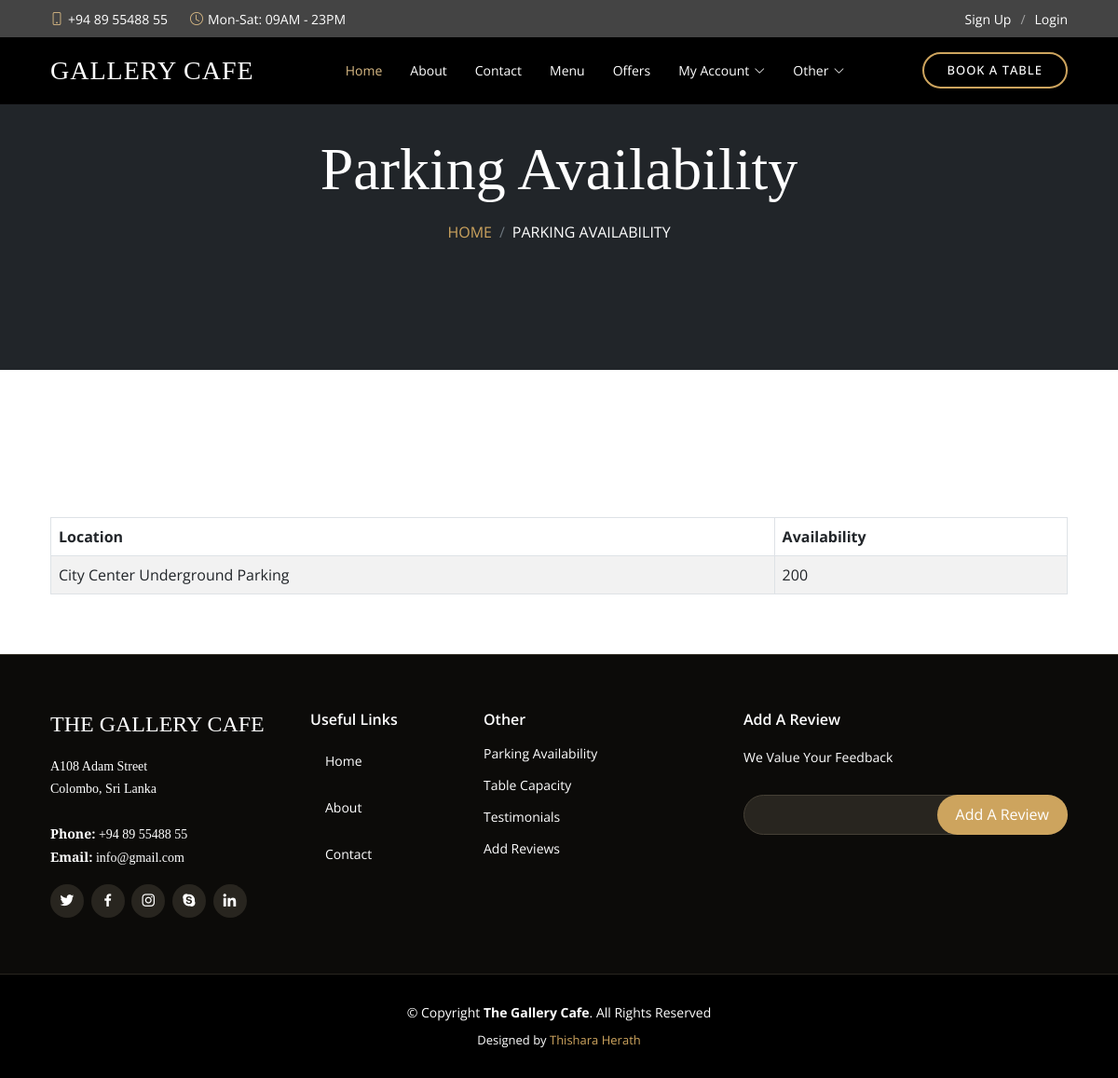
/display_parking.php, run on the app's committed database.
### tables this page shows
CREATE TABLE IF NOT EXISTS `parking_availability` (
  `id` int NOT NULL AUTO_INCREMENT,
  `location` varchar(255) NOT NULL,
  `availability` int NOT NULL,
  `added_at` timestamp NULL DEFAULT CURRENT_TIMESTAMP,
  PRIMARY KEY (`id`)
);

### display_parking.php (the view, shortened to what this page needs)
<?php
include 'dbconn.php';
$sql = "SELECT location, availability FROM parking_availability";
$result = $conn->query($sql);
?>
<!DOCTYPE html>
<html lang="en">
<head>
    <link href="https://stackpath.bootstrapcdn.com/bootstrap/5.3.0/css/bootstrap.min.css" rel="stylesheet">
    <link href="https://cdnjs.cloudflare.com/ajax/libs/font-awesome/5.10.0/css/all.min.css" rel="stylesheet">
    <link href="css/style.css" rel="stylesheet">
</head>
<body>
    <div class="container-xxl bg-white p-0">
        <?php require "header.php"; ?>
        <div class="container-xxl position-relative p-0">
            <div class="container-xxl py-5 bg-dark hero-header mb-5">
                <div class="container text-center my-5 pt-5 pb-4">
                    <h1 class="display-3 text-white mb-3">Parking Availability</h1>
                    <ol class="breadcrumb justify-content-center text-uppercase">
                        <li class="breadcrumb-item"><a href="index.php">Home</a></li>
                        <li class="breadcrumb-item text-white active" aria-current="page">Parking Availability</li>
                    </ol>
                </div>
            </div>
            <div class="container-xxl py-5">
                <div class="container">
                    <h2 class="mb-4">Current Parking Availability</h2>
                    <div class="table-responsive">
                        <table class="table table-striped table-bordered">
                            <thead>
                                <tr>
                                    <th>Location</th>
                                    <th>Availability</th>
                                </tr>
                            </thead>
                            <tbody>
                                <?php
                                if ($result->num_rows > 0) {
                                    while ($row = $result->fetch_assoc()) {
                                        echo "<tr><td>" . htmlspecialchars($row['location']) . "</td><td>" . htmlspecialchars($row['availability']) . "</td></tr>";
                                    }
                                } else {
                                    echo "<tr><td colspan='2' class='text-center'>No records found</td></tr>";
                                }
                                ?>
                            </tbody>
                        </table>
                    </div>
                </div>
            </div>
            <?php require "footer.php"; ?>
        </div>
    </div>
</body>
</html>

### css/style.css (style rules this page uses)
:root { --primary: #FEA116; --light: #cda45e; --dark: #0F172B; }
h1, h2, h3, .h1, .h2, .h3 { font-weight: 400 !important; font-family: 'Playball', cursive !important; }

### assets/css/style.css (style rules this page uses)
body { font-family: "Open Sans", sans-serif; background: #0c0b09; color: #fff; }
a { color: #cda45e; text-decoration: none; }
h1, h2, h3, h4, h5, h6 { font-family: "Playfair Display", serif; }

### data on the page
parking_availability: location "City Center Underground Parking", availability "200"
